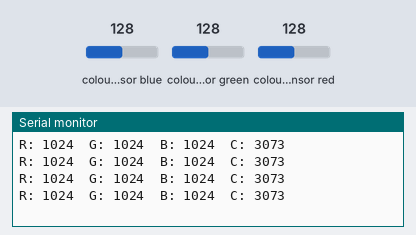
This sketch was run on a simulated Arduino Uno, built with avr-gcc and run on an emulated ATmega328P. Parts: the last lines printed to the serial monitor. The test bench sets the inputs (shaded band); at power-on: colour sensor blue 128, colour sensor green 128, colour sensor red 128.

Above: at 1.4 s.
1.5 s: colour sensor blue set to 5
At 1.99 s:
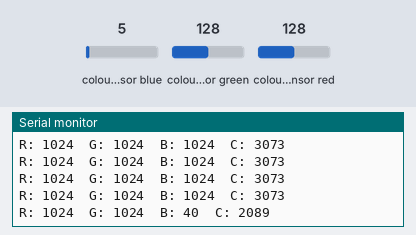
4.5 s: colour sensor green set to 5
At 4.7 s:
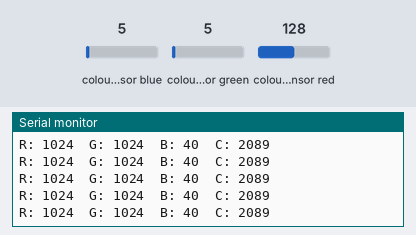
6.0 s: colour sensor red set to 5
At 6.21 s:
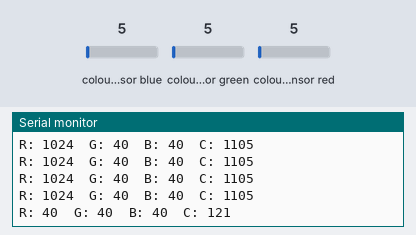
Timing chart, 0 to 9.0 s (numbered marks = the images above; inputs shaded):
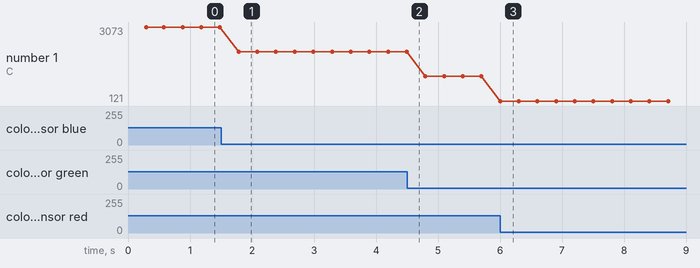

The sketch:

tcs34725_rgbreadout_r4minima.ino
```cpp
#include <Wire.h>
#include "Adafruit_TCS34725.h"

// Default integration time and gain are fine for raw readings
Adafruit_TCS34725 tcs = Adafruit_TCS34725(
  TCS34725_INTEGRATIONTIME_50MS,
  TCS34725_GAIN_4X
);

// If your sensor’s LED pin is tied to a digital pin, set that pin here.
// If the LED pin is wired directly to 3.3V/5V, set to -1.
const int SENSOR_LED_PIN = -1;  // change if needed

void setup() {
  Serial.begin(9600);
  while (!Serial) { ; }  // Required on UNO R4 Minima
  delay(200);

  if (SENSOR_LED_PIN >= 0) {
    pinMode(SENSOR_LED_PIN, OUTPUT);
    digitalWrite(SENSOR_LED_PIN, HIGH);
  }

  Serial.println("TCS3472 Raw RGBC Reader (UNO R4 Minima)");
  Serial.println("------------------------------------------------");

  if (!tcs.begin()) {
    Serial.println("ERROR: TCS3472 not detected! Check wiring (SDA=20, SCL=21).");
    while (1) { delay(500); }
  }
}

void loop() {
  uint16_t r, g, b, c;

  // Get raw values directly from the sensor
  tcs.getRawData(&r, &g, &b, &c);

  Serial.print("R: "); Serial.print(r);
  Serial.print("  G: "); Serial.print(g);
  Serial.print("  B: "); Serial.print(b);
  Serial.print("  C: "); Serial.println(c);

  delay(250);  // Slow down output for readability
}
```

Measured:
- after the input at 1.5 s, the serial monitor: prints a new line after 0.28 s (image 1)
- after the input at 6.0 s, the serial monitor: prints a new line at once (image 3)
- plotted number 1: 3073 → 2089 after the input at 1.5 s, 2089 → 1105 after the input at 4.5 s, 1105 → 121 after the input at 6.0 s
